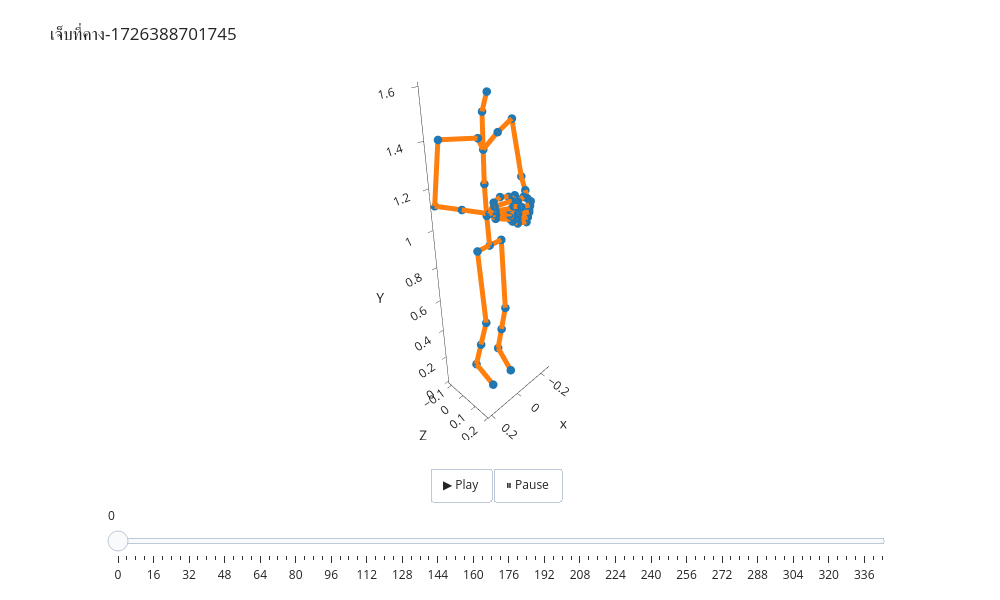

Source (notebook cell):
### Code cell
pl = AnimatedSkeletonsPlotter(title=clip_name, stride=ANIM_STRIDE).apply_defualt_layout()
pl.add_skeleton_frames(forward_kinematics(clip_quats))
pl.show()

### Figure 1 — Plotly figure (JSON) as saved in the notebook; plotly's stock layout.template omitted (floating-point values rounded to 4 significant figures; data arrays with more than 128 entries replaced by an {"elided": "..."} marker saying what was removed)
{"data": [{"marker": {"size": 5}, "mode": "markers", "name": "None (joints)", "showlegend": false, "text": ["rootx", "spine_01x", "spine_02x", "spine_03x", "neckx", "headx", "shoulderr", "arm_stretchr", "arm_twistr", "forearm_stretchr", "forearm_twistr", "handr", "thumb1r", "thumb2r", "thumb3r", "index1_baser", "index1r", "index2r", "index3r", "middle1_baser", "middle1r", "middle2r", "middle3r", "ring1_baser", "ring1r", "ring2r", "ring3r", "pinky1_baser", "pinky1r", "pinky2r", "pinky3r", "shoulderl", "arm_stretchl", "arm_twistl", "forearm_stretchl", "forearm_twistl", "handl", "thumb1l", "thumb2l", "thumb3l", "index1_basel", "index1l", "index2l", "index3l", "middle1_basel", "middle1l", "middle2l", "middle3l", "ring1_basel", "ring1l", "ring2l", "ring3l", "pinky1_basel", "pinky1l", "pinky2l", "pinky3l", "thigh_stretchl", "thigh_twistl", "leg_stretchl", "footl", "toes_01l", "leg_twistl", "thigh_stretchr", "thigh_twistr", "leg_stretchr", "footr", "toes_01r", "leg_twistr"], "type": "scatter3d", "x": [0.0, 0.001219, 0.002238, 0.002829, 0.00342, 0.01045, -0.04663, -0.191, -0.191, -0.2613, -0.1884, -0.1155, -0.09381, -0.0644, -0.02312, -0.1024, -0.04476, -0.005749, 0.01338, -0.09763, -0.04314, 0.003989, 0.01414, -0.0941, -0.0407, 0.001041, 0.01245, -0.09384, -0.04107, -0.007745, 0.007714, 0.05663, 0.1966, 0.1966, 0.2102, 0.147, 0.0839, 0.05657, 0.02511, -0.01455, 0.06589, 0.003468, -0.03315, -0.05426, 0.06361, 0.005928, -0.0422, -0.06123, 0.06258, 0.007101, -0.03576, -0.0543, 0.06473, 0.01121, -0.0244, -0.04109, 0.07255, 0.07255, 0.07743, 0.08497, 0.08582, 0.0812, -0.07257, -0.07257, -0.07161, -0.0882, -0.06262, -0.07991], "y": [-0.003295, -0.01769, -0.02773, -0.02899, -0.03025, 0.005676, 0.005172, -0.05415, -0.05415, -0.05317, 0.03952, 0.1322, 0.1354, 0.1405, 0.1466, 0.1478, 0.1927, 0.1819, 0.1568, 0.1493, 0.193, 0.1739, 0.1364, 0.1484, 0.1888, 0.1684, 0.1389, 0.146, 0.1823, 0.1634, 0.1474, -0.001057, -0.06973, -0.06973, -0.1131, -0.01239, 0.08833, 0.085, 0.09031, 0.1013, 0.09932, 0.1386, 0.1212, 0.09905, 0.1029, 0.1428, 0.1262, 0.09148, 0.1042, 0.1416, 0.1243, 0.09838, 0.1039, 0.1385, 0.1261, 0.1092, -0.00822, -0.00822, 0.04413, -0.03705, 0.09776, 0.00354, 0.001347, 0.001347, 0.03338, -0.03834, 0.08986, -0.00248], "z": [0.8734, 1.026, 1.179, 1.332, 1.485, 1.567, 1.401, 1.41, 1.41, 1.122, 1.106, 1.091, 1.135, 1.154, 1.148, 1.122, 1.142, 1.144, 1.145, 1.103, 1.111, 1.113, 1.121, 1.084, 1.085, 1.087, 1.095, 1.067, 1.059, 1.059, 1.068, 1.4, 1.411, 1.411, 1.118, 1.114, 1.111, 1.152, 1.167, 1.158, 1.142, 1.159, 1.158, 1.15, 1.122, 1.128, 1.126, 1.124, 1.104, 1.102, 1.097, 1.09, 1.086, 1.076, 1.069, 1.072, 0.8723, 0.8723, 0.4653, 0.09849, 0.04099, 0.2819, 0.8744, 0.8744, 0.4652, 0.09675, 0.03051, 0.281]}, {"connectgaps": false, "hoverinfo": "skip", "line": {"width": 10}, "mode": "lines", "name": "None (bones)", "showlegend": false, "type": "scatter3d", "x": {"elided": "201 float values"}, "y": {"elided": "201 float values"}, "z": {"elided": "201 float values"}}], "layout": {"height": 600, "margin": {"b": 10, "l": 10, "r": 10, "t": 80}, "scene": {"aspectmode": "data", "camera": {"eye": {"x": 1.85, "y": 1.85, "z": 1.85}}, "yaxis": {"title": {"text": "Z"}}, "zaxis": {"title": {"text": "Y"}}}, "sliders": [{"active": 0, "len": 0.8, "pad": {"b": 10, "t": 10}, "steps": [{"args": [["0"], {"frame": {"duration": 33.33, "redraw": true}, "mode": "immediate", "transition": {"duration": 0}}], "label": "0", "method": "animate"}, {"args": [["4"], {"frame": {"duration": 33.33, "redraw": true}, "mode": "immediate", "transition": {"duration": 0}}], "label": "4", "method": "animate"}, {"args": [["8"], {"frame": {"duration": 33.33, "redraw": true}, "mode": "immediate", "transition": {"duration": 0}}], "label": "8", "method": "animate"}, {"args": [["12"], {"frame": {"duration": 33.33, "redraw": true}, "mode": "immediate", "transition": {"duration": 0}}], "label": "12", "method": "animate"}, {"args": [["16"], {"frame": {"duration": 33.33, "redraw": true}, "mode": "immediate", "transition": {"duration": 0}}], "label": "16", "method": "animate"}, {"args": [["20"], {"frame": {"duration": 33.33, "redraw": true}, "mode": "immediate", "transition": {"duration": 0}}], "label": "20", "method": "animate"}, {"args": [["24"], {"frame": {"duration": 33.33, "redraw": true}, "mode": "immediate", "transition": {"duration": 0}}], "label": "24", "method": "animate"}, {"args": [["28"], {"frame": {"duration": 33.33, "redraw": true}, "mode": "immediate", "transition": {"duration": 0}}], "label": "28", "method": "animate"}, {"args": [["32"], {"frame": {"duration": 33.33, "redraw": true}, "mode": "immediate", "transition": {"duration": 0}}], "label": "32", "method": "animate"}, {"args": [["36"], {"frame": {"duration": 33.33, "redraw": true}, "mode": "immediate", "transition": {"duration": 0}}], "label": "36", "method": "animate"}, {"args": [["40"], {"frame": {"duration": 33.33, "redraw": true}, "mode": "immediate", "transition": {"duration": 0}}], "label": "40", "method": "animate"}, {"args": [["44"], {"frame": {"duration": 33.33, "redraw": true}, "mode": "immediate", "transition": {"duration": 0}}], "label": "44", "method": "animate"}, {"args": [["48"], {"frame": {"duration": 33.33, "redraw": true}, "mode": "immediate", "transition": {"duration": 0}}], "label": "48", "method": "animate"}, {"args": [["52"], {"frame": {"duration": 33.33, "redraw": true}, "mode": "immediate", "transition": {"duration": 0}}], "label": "52", "method": "animate"}, {"args": [["56"], {"frame": {"duration": 33.33, "redraw": true}, "mode": "immediate", "transition": {"duration": 0}}], "label": "56", "method": "animate"}, {"args": [["60"], {"frame": {"duration": 33.33, "redraw": true}, "mode": "immediate", "transition": {"duration": 0}}], "label": "60", "method": "animate"}, {"args": [["64"], {"frame": {"duration": 33.33, "redraw": true}, "mode": "immediate", "transition": {"duration": 0}}], "label": "64", "method": "animate"}, {"args": [["68"], {"frame": {"duration": 33.33, "redraw": true}, "mode": "immediate", "transition": {"duration": 0}}], "label": "68", "method": "animate"}, {"args": [["72"], {"frame": {"duration": 33.33, "redraw": true}, "mode": "immediate", "transition": {"duration": 0}}], "label": "72", "method": "animate"}, {"args": [["76"], {"frame": {"duration": 33.33, "redraw": true}, "mode": "immediate", "transition": {"duration": 0}}], "label": "76", "method": "animate"}, {"args": [["80"], {"frame": {"duration": 33.33, "redraw": true}, "mode": "immediate", "transition": {"duration": 0}}], "label": "80", "method": "animate"}, {"args": [["84"], {"frame": {"duration": 33.33, "redraw": true}, "mode": "immediate", "transition": {"duration": 0}}], "label": "84", "method": "animate"}, {"args": [["88"], {"frame": {"duration": 33.33, "redraw": true}, "mode": "immediate", "transition": {"duration": 0}}], "label": "88", "method": "animate"}, {"args": [["92"], {"frame": {"duration": 33.33, "redraw": true}, "mode": "immediate", "transition": {"duration": 0}}], "label": "92", "method": "animate"}, {"args": [["96"], {"frame": {"duration": 33.33, "redraw": true}, "mode": "immediate", "transition": {"duration": 0}}], "label": "96", "method": "animate"}, {"args": [["100"], {"frame": {"duration": 33.33, "redraw": true}, "mode": "immediate", "transition": {"duration": 0}}], "label": "100", "method": "animate"}, {"args": [["104"], {"frame": {"duration": 33.33, "redraw": true}, "mode": "immediate", "transition": {"duration": 0}}], "label": "104", "method": "animate"}, {"args": [["108"], {"frame": {"duration": 33.33, "redraw": true}, "mode": "immediate", "transition": {"duration": 0}}], "label": "108", "method": "animate"}, {"args": [["112"], {"frame": {"duration": 33.33, "redraw": true}, "mode": "immediate", "transition": {"duration": 0}}], "label": "112", "method": "animate"}, {"args": [["116"], {"frame": {"duration": 33.33, "redraw": true}, "mode": "immediate", "transition": {"duration": 0}}], "label": "116", "method": "animate"}, {"args": [["120"], {"frame": {"duration": 33.33, "redraw": true}, "mode": "immediate", "transition": {"duration": 0}}], "label": "120", "method": "animate"}, {"args": [["124"], {"frame": {"duration": 33.33, "redraw": true}, "mode": "immediate", "transition": {"duration": 0}}], "label": "124", "method": "animate"}, {"args": [["128"], {"frame": {"duration": 33.33, "redraw": true}, "mode": "immediate", "transition": {"duration": 0}}], "label": "128", "method": "animate"}, {"args": [["132"], {"frame": {"duration": 33.33, "redraw": true}, "mode": "immediate", "transition": {"duration": 0}}], "label": "132", "method": "animate"}, {"args": [["136"], {"frame": {"duration": 33.33, "redraw": true}, "mode": "immediate", "transition": {"duration": 0}}], "label": "136", "method": "animate"}, {"args": [["140"], {"frame": {"duration": 33.33, "redraw": true}, "mode": "immediate", "transition": {"duration": 0}}], "label": "140", "method": "animate"}, {"args": [["144"], {"frame": {"duration": 33.33, "redraw": true}, "mode": "immediate", "transition": {"duration": 0}}], "label": "144", "method": "animate"}, {"args": [["148"], {"frame": {"duration": 33.33, "redraw": true}, "mode": "immediate", "transition": {"duration": 0}}], "label": "148", "method": "animate"}, {"args": [["152"], {"frame": {"duration": 33.33, "redraw": true}, "mode": "immediate", "transition": {"duration": 0}}], "label": "152", "method": "animate"}, {"args": [["156"], {"frame": {"duration": 33.33, "redraw": true}, "mode": "immediate", "transition": {"duration": 0}}], "label": "156", "method": "animate"}, {"args": [["160"], {"frame": {"duration": 33.33, "redraw": true}, "mode": "immediate", "transition": {"duration": 0}}], "label": "160", "method": "animate"}, {"args": [["164"], {"frame": {"duration": 33.33, "redraw": true}, "mode": "immediate", "transition": {"duration": 0}}], "label": "164", "method": "animate"}, {"args": [["168"], {"frame": {"duration": 33.33, "redraw": true}, "mode": "immediate", "transition": {"duration": 0}}], "label": "168", "method": "animate"}, {"args": [["172"], {"frame": {"duration": 33.33, "redraw": true}, "mode": "immediate", "transition": {"duration": 0}}], "label": "172", "method": "animate"}, {"args": [["176"], {"frame": {"duration": 33.33, "redraw": true}, "mode": "immediate", "transition": {"duration": 0}}], "label": "176", "method": "animate"}, {"args": [["180"], {"frame": {"duration": 33.33, "redraw": true}, "mode": "immediate", "transition": {"duration": 0}}], "label": "180", "method": "animate"}, {"args": [["184"], {"frame": {"duration": 33.33, "redraw": true}, "mode": "immediate", "transition": {"duration": 0}}], "label": "184", "method": "animate"}, {"args": [["188"], {"frame": {"duration": 33.33, "redraw": true}, "mode": "immediate", "transition": {"duration": 0}}], "label": "188", "method": "animate"}, {"args": [["192"], {"frame": {"duration": 33.33, "redraw": true}, "mode": "immediate", "transition": {"duration": 0}}], "label": "192", "method": "animate"}, {"args": [["196"], {"frame": {"duration": 33.33, "redraw": true}, "mode": "immediate", "transition": {"duration": 0}}], "label": "196", "method": "animate"}, {"args": [["200"], {"frame": {"duration": 33.33, "redraw": true}, "mode": "immediate", "transition": {"duration": 0}}], "label": "200", "method": "animate"}, {"args": [["204"], {"frame": {"duration": 33.33, "redraw": true}, "mode": "immediate", "transition": {"duration": 0}}], "label": "204", "method": "animate"}, {"args": [["208"], {"frame": {"duration": 33.33, "redraw": true}, "mode": "immediate", "transition": {"duration": 0}}], "label": "208", "method": "animate"}, {"args": [["212"], {"frame": {"duration": 33.33, "redraw": true}, "mode": "immediate", "transition": {"duration": 0}}], "label": "212", "method": "animate"}, {"args": [["216"], {"frame": {"duration": 33.33, "redraw": true}, "mode": "immediate", "transition": {"duration": 0}}], "label": "216", "method": "animate"}, {"args": [["220"], {"frame": {"duration": 33.33, "redraw": true}, "mode": "immediate", "transition": {"duration": 0}}], "label": "220", "method": "animate"}, {"args": [["224"], {"frame": {"duration": 33.33, "redraw": true}, "mode": "immediate", "transition": {"duration": 0}}], "label": "224", "method": "animate"}, {"args": [["228"], {"frame": {"duration": 33.33, "redraw": true}, "mode": "immediate", "transition": {"duration": 0}}], "label": "228", "method": "animate"}, {"args": [["232"], {"frame": {"duration": 33.33, "redraw": true}, "mode": "immediate", "transition": {"duration": 0}}], "label": "232", "method": "animate"}, {"args": [["236"], {"frame": {"duration": 33.33, "redraw": true}, "mode": "immediate", "transition": {"duration": 0}}], "label": "236", "method": "animate"}, {"args": [["240"], {"frame": {"duration": 33.33, "redraw": true}, "mode": "immediate", "transition": {"duration": 0}}], "label": "240", "method": "animate"}, {"args": [["244"], {"frame": {"duration": 33.33, "redraw": true}, "mode": "immediate", "transition": {"duration": 0}}], "label": "244", "method": "animate"}, {"args": [["248"], {"frame": {"duration": 33.33, "redraw": true}, "mode": "immediate", "transition": {"duration": 0}}], "label": "248", "method": "animate"}, {"args": [["252"], {"frame": {"duration": 33.33, "redraw": true}, "mode": "immediate", "transition": {"duration": 0}}], "label": "252", "method": "animate"}, {"args": [["256"], {"frame": {"duration": 33.33, "redraw": true}, "mode": "immediate", "transition": {"duration": 0}}], "label": "256", "method": "animate"}, {"args": [["260"], {"frame": {"duration": 33.33, "redraw": true}, "mode": "immediate", "transition": {"duration": 0}}], "label": "260", "method": "animate"}, {"args": [["264"], {"frame": {"duration": 33.33, "redraw": true}, "mode": "immediate", "transition": {"duration": 0}}], "label": "264", "method": "animate"}, {"args": [["268"], {"frame": {"duration": 33.33, "redraw": true}, "mode": "immediate", "transition": {"duration": 0}}], "label": "268", "method": "animate"}, {"args": [["272"], {"frame": {"duration": 33.33, "redraw": true}, "mode": "immediate", "transition": {"duration": 0}}], "label": "272", "method": "animate"}, {"args": [["276"], {"frame": {"duration": 33.33, "redraw": true}, "mode": "immediate", "transition": {"duration": 0}}], "label": "276", "method": "animate"}, {"args": [["280"], {"frame": {"duration": 33.33, "redraw": true}, "mode": "immediate", "transition": {"duration": 0}}], "label": "280", "method": "animate"}, {"args": [["284"], {"frame": {"duration": 33.33, "redraw": true}, "mode": "immediate", "transition": {"duration": 0}}], "label": "284", "method": "animate"}, {"args": [["288"], {"frame": {"duration": 33.33, "redraw": true}, "mode": "immediate", "transition": {"duration": 0}}], "label": "288", "method": "animate"}, {"args": [["292"], {"frame": {"duration": 33.33, "redraw": true}, "mode": "immediate", "transition": {"duration": 0}}], "label": "292", "method": "animate"}, {"args": [["296"], {"frame": {"duration": 33.33, "redraw": true}, "mode": "immediate", "transition": {"duration": 0}}], "label": "296", "method": "animate"}, {"args": [["300"], {"frame": {"duration": 33.33, "redraw": true}, "mode": "immediate", "transition": {"duration": 0}}], "label": "300", "method": "animate"}, {"args": [["304"], {"frame": {"duration": 33.33, "redraw": true}, "mode": "immediate", "transition": {"duration": 0}}], "label": "304", "method": "animate"}, {"args": [["308"], {"frame": {"duration": 33.33, "redraw": true}, "mode": "immediate", "transition": {"duration": 0}}], "label": "308", "method": "animate"}, {"args": [["312"], {"frame": {"duration": 33.33, "redraw": true}, "mode": "immediate", "transition": {"duration": 0}}], "label": "312", "method": "animate"}, {"args": [["316"], {"frame": {"duration": 33.33, "redraw": true}, "mode": "immediate", "transition": {"duration": 0}}], "label": "316", "method": "animate"}, {"args": [["320"], {"frame": {"duration": 33.33, "redraw": true}, "mode": "immediate", "transition": {"duration": 0}}], "label": "320", "method": "animate"}, {"args": [["324"], {"frame": {"duration": 33.33, "redraw": true}, "mode": "immediate", "transition": {"duration": 0}}], "label": "324", "method": "animate"}, {"args": [["328"], {"frame": {"duration": 33.33, "redraw": true}, "mode": "immediate", "transition": {"duration": 0}}], "label": "328", "method": "animate"}, {"args": [["332"], {"frame": {"duration": 33.33, "redraw": true}, "mode": "immediate", "transition": {"duration": 0}}], "label": "332", "method": "animate"}, {"args": [["336"], {"frame": {"duration": 33.33, "redraw": true}, "mode": "immediate", "transition": {"duration": 0}}], "label": "336", "method": "animate"}, {"args": [["340"], {"frame": {"duration": 33.33, "redraw": true}, "mode": "immediate", "transition": {"duration": 0}}], "label": "340", "method": "animate"}, {"args": [["344"], {"frame": {"duration": 33.33, "redraw": true}, "mode": "immediate", "transition": {"duration": 0}}], "label": "344", "method": "animate"}], "transition": {"duration": 0}, "x": 0.5, "xanchor": "center", "y": -0.15, "yanchor": "top"}], "title": {"text": "เจ็บที่คาง-1726388701745"}, "updatemenus": [{"buttons": [{"args": [null, {"frame": {"duration": 33.33, "redraw": true}, "fromcurrent": true, "transition": {"duration": 0}}], "label": "▶ Play", "method": "animate"}, {"args": [[null], {"frame": {"duration": 0, "redraw": false}, "mode": "immediate", "transition": {"duration": 0}}], "label": "⏸ Pause", "method": "animate"}], "direction": "left", "pad": {"r": 10, "t": 10}, "showactive": false, "type": "buttons", "x": 0.5, "xanchor": "center", "y": -0.05, "yanchor": "top"}], "width": 1000}}
